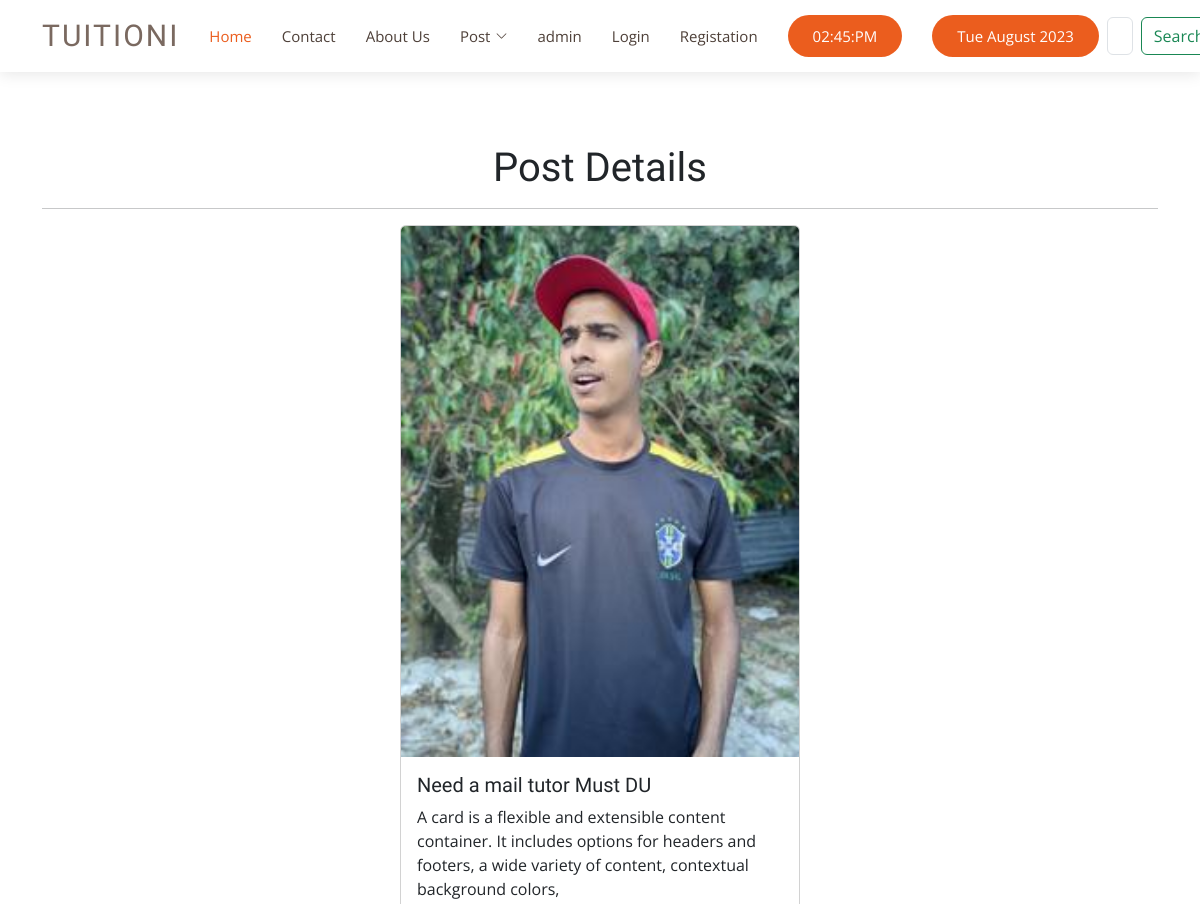
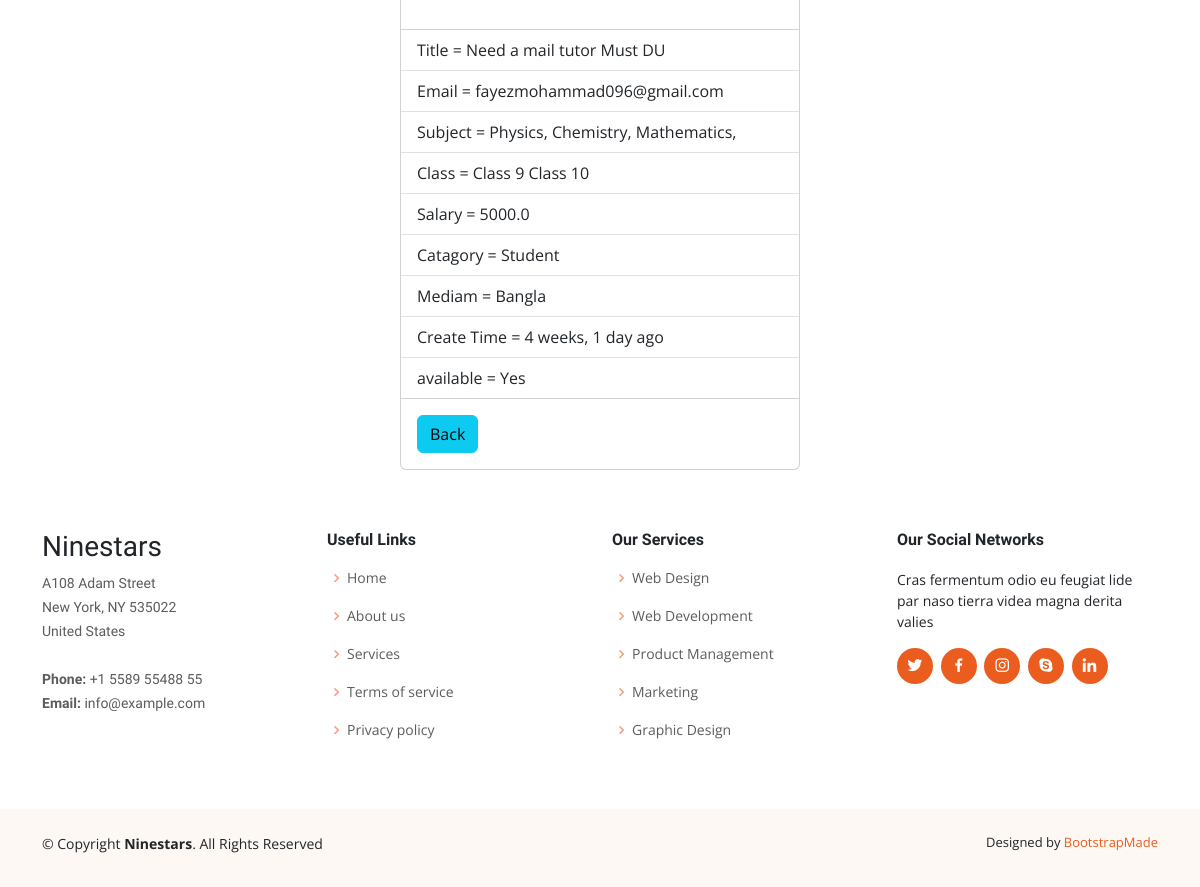
The app's page /tuition/post_detail/13/ with its own data (2 pictures, top to bottom).
### tuition/models.py (models this page shows, shortened)
class post(models.Model):
   CATAGORY = (
      ('Student','Student'),
      ('Teacher','Teacher'),
   )
   MEDIUM = (
      ('Bangla','Bangla'),
      ('English','English'),
      ('Hindi','Hindi'),
   )
   user = models.ForeignKey(User,on_delete=models.CASCADE,related_name='post_set',blank=True,null=True)
   id = models.AutoField(primary_key=True)
   title = models.CharField(max_length=100)
   slug = models.CharField(max_length=50,default=title)
   email = models.EmailField(max_length=254)
   salary = models.FloatField()
   details = models.TextField()
   available = models.BooleanField()
   catagory= models.CharField(max_length=50, choices=CATAGORY)
   created_at = models.DateTimeField(default=now)
   image = models.ImageField(default='default.jpg', upload_to='tuition/images')
   medium = MultiSelectField(max_length=255,default='English',max_choices=3,choices=MEDIUM)
   subject = models.ManyToManyField(Subject,related_name='subject_set')
   class_in = models.ManyToManyField(Class_in,related_name='class_set')

class Subject(models.Model):
   name = models.CharField(max_length=100)

class Class_in(models.Model):
   name = models.CharField(max_length=100)

### tuition/views.py (the view)
# urls.py: path('post_detail/<int:id>/', post_detail, name= "post_detail"),
def post_detail(request,id):
    postdetail = post.objects.get(id=id)
    return render(request,'tuition/postdetail.html',{'postdetail':postdetail})

### templates/tuition/postdetail.html (shortened to what this page needs)
{% include 'header.html' %}
<br><br><br>
{% block body %}
{% load humanize %}
<div class='container '>
    <h1 class=text-center>Post Details </h1><hr>
<div class="card mx-auto" style="width: 25rem;">
    <img src="{{postdetail.image.url}}" class="card-img-top " alt="Image">
    <div class="card-body">
      <h5 class="card-title">{{postdetail.title}}</h5>
      <p>{{postdetail.details}}</p>
    </div>
    <ul class="list-group list-group-flush">
      <li class="list-group-item">Title = {{postdetail.title}}<br></li>
      <li class="list-group-item">Email = {{postdetail.email}}<br></li>
      <li class="list-group-item">Subject = {% for s  in postdetail.subject.all  %}
        {{s.name}},
    {% endfor %}</li>
      <li class="list-group-item">Class = {% for c  in postdetail.class_in.all  %}
        {{c.name}}
    {% endfor %}</li>
    <li class="list-group-item"> Salary = {{postdetail.salary}}<br></li>
    <li class="list-group-item">Catagory = {{postdetail.catagory}}<br></li>
    <li class="list-group-item">Mediam = {{postdetail.medium}}<br></li>
    <li class="list-group-item">Create Time = {{postdetail.created_at | naturaltime}}<br></li>
    <li class="list-group-item">available = {%if postdetail.available %}Yes{%else%} No {%endif%} <br></li>
    </ul>
    <div class="card-body">
        <a href="/tuition/postlist/" class="card-link btn btn-info">Back</a>
    </div>
  </div>
</div>
{% endblock body %}
{% include 'footer.html' %}

### static/assets/css/style.css (style rules this page uses)
body { font-family: "Open Sans", sans-serif; color: #212529; }
a { color: #eb5d1e; text-decoration: none; }
h1, h2, h3, h4, h5, h6, .font-primary { font-family: "Raleway", sans-serif; }

### records on screen
post: image (picture), title "Need a mail tutor Must DU", details "A card is a flexible and extensible content container. It includes options for headers and footers, a wide variety of content, contextual background colors,", email "fayezmohammad096@gmail.com", salary "5000.0", catagory "Student", medium "Bangla", created_at "4 weeks, 1 day ago"
Subject: name "Physics"
Subject: name "Chemistry"
Subject: name "Mathematics"
Class_in: name "Class 9"
Class_in: name "Class 10"
